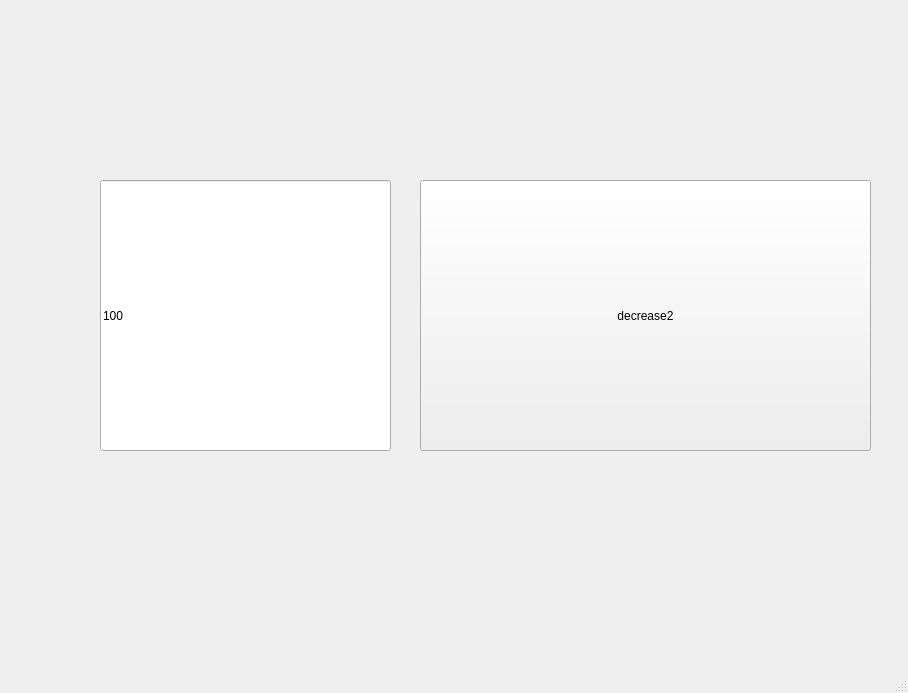
<?xml version="1.0" encoding="UTF-8"?>
<ui version="4.0">
 <class>MainWindow</class>
 <widget class="QMainWindow" name="MainWindow">
  <property name="geometry">
   <rect>
    <x>0</x>
    <y>0</y>
    <width>908</width>
    <height>693</height>
   </rect>
  </property>
  <property name="windowTitle">
   <string>MainWindow</string>
  </property>
  <widget class="QWidget" name="centralwidget">
   <widget class="QPushButton" name="pb">
    <property name="geometry">
     <rect>
      <x>420</x>
      <y>180</y>
      <width>451</width>
      <height>271</height>
     </rect>
    </property>
    <property name="text">
     <string>decrease2</string>
    </property>
   </widget>
   <widget class="QLineEdit" name="le">
    <property name="geometry">
     <rect>
      <x>100</x>
      <y>180</y>
      <width>291</width>
      <height>271</height>
     </rect>
    </property>
    <property name="text">
     <string>100</string>
    </property>
   </widget>
  </widget>
  <widget class="QMenuBar" name="menubar">
   <property name="geometry">
    <rect>
     <x>0</x>
     <y>0</y>
     <width>908</width>
     <height>21</height>
    </rect>
   </property>
  </widget>
  <widget class="QStatusBar" name="statusbar"/>
 </widget>
 <resources/>
 <connections/>
</ui>
